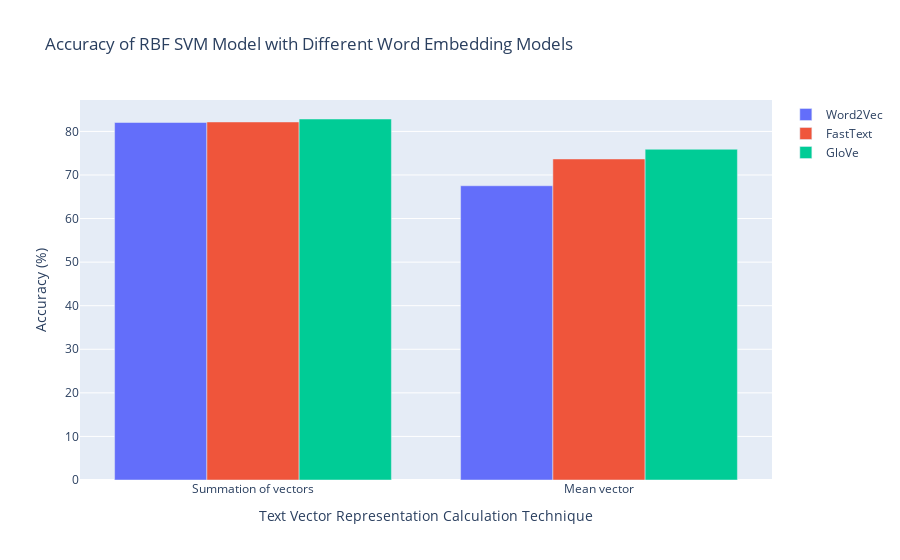

Notebook cell for this chart:
### Code cell
models = word_embeddings_df["Word Embedding Model"].unique()
techniques = word_embeddings_df["Text Vector Representation Calculation Technique"].unique()



fig2 = go.Figure(data=[
    go.Bar(name='Word2Vec', x=techniques, y=[82.05, 67.53]),
    go.Bar(name='FastText', x=techniques, y=[82.17, 73.68]),
    go.Bar(name='GloVe', x=techniques, y=[82.85, 75.91]),
])
# Change the bar mode
fig2.update_layout(barmode='group',title='Accuracy of RBF SVM Model with Different Word Embedding Models',
                   xaxis_title='Text Vector Representation Calculation Technique',
                   yaxis_title='Accuracy (%)')

### Figure 1 — Plotly figure (JSON) as saved in the notebook; plotly's stock layout.template omitted (floating-point values rounded to 4 significant figures)
{"data": [{"name": "Word2Vec", "type": "bar", "x": ["Summation of vectors", "Mean vector"], "y": [82.05, 67.53]}, {"name": "FastText", "type": "bar", "x": ["Summation of vectors", "Mean vector"], "y": [82.17, 73.68]}, {"name": "GloVe", "type": "bar", "x": ["Summation of vectors", "Mean vector"], "y": [82.85, 75.91]}], "layout": {"barmode": "group", "title": {"text": "Accuracy of RBF SVM Model with Different Word Embedding Models"}, "xaxis": {"title": {"text": "Text Vector Representation Calculation Technique"}}, "yaxis": {"title": {"text": "Accuracy (%)"}}}}
